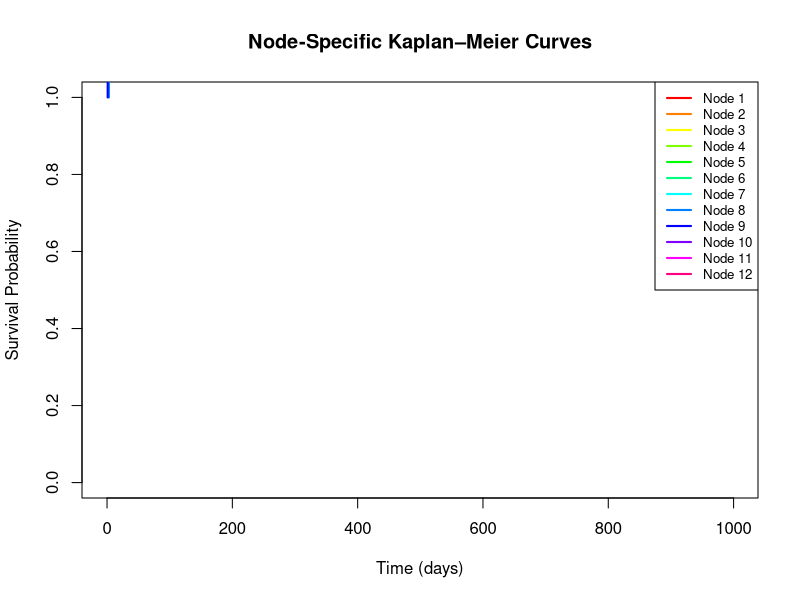

This figure's R source: (Note: this script raises an error after producing the figure.)
## ---- chunk 1
# ============================================================
# 1. Load Data 
# ============================================================
library(survival)
data(veteran, package = "survival")
df <- veteran[, c("time", "status", "trt", "celltype", "karno", "diagtime", "age", "prior")]

# Encode factors as integers but keep level info
celltype_levels <- levels(as.factor(df$celltype))
df$celltype <- as.integer(as.factor(df$celltype))  # 1=adeno, 2=squamous, 3=large, 4=smallcell
df$trt <- as.integer(df$trt) - 1                   # 0/1
df$prior <- as.integer(df$prior > 0)               # 0/1

# Store meta info for factor handling
factor_vars <- c("celltype")  # only celltype is truly categorical
numeric_vars <- setdiff(names(df), c("time", "status", factor_vars))
head(df)
## ---- chunk 2
# ============================================================
# 2. Helper: Log-Rank Score 
# ============================================================
logrank_score <- function(time, status, group) {
  if (length(unique(group)) < 2) return(-Inf)
  if (sum(group == 0) == 0 || sum(group == 1) == 0) return(-Inf)
  
  n <- length(time)
  ord <- order(time)
  time <- time[ord]
  status <- status[ord]
  group <- group[ord]
  
  observed_1 <- 0
  expected_1 <- 0
  
  i <- 1
  while (i <= n) {
    t <- time[i]
    idx <- which(time == t)
    d <- sum(status[idx])
    y <- length(idx)
    d1 <- sum(status[idx] * group[idx])
    y1 <- sum(group[idx])
    
    if (y > 1 && d > 0) {
      observed_1 <- observed_1 + d1
      expected_1 <- expected_1 + d * y1 / y
    }
    i <- i + length(idx)
  }
  return(abs(observed_1 - expected_1))
}
## ---- chunk 3
# ============================================================
# 3. Helper: Kaplan–Meier Estimator 
# ============================================================
kaplan_meier <- function(time, status) {
  if (length(time) == 0) return(list(time = numeric(0), survival = numeric(0)))
  
  ord <- order(time)
  time <- time[ord]
  status <- status[ord]
  
  event_times <- sort(unique(time[status == 1]))
  if (length(event_times) == 0) {
    return(list(time = c(0), survival = c(1)))
  }
  
  S <- 1
  km_time <- c(0)
  km_surv <- c(1)
  
  for (t in event_times) {
    d <- sum(status[time == t])
    y <- sum(time >= t)
    if (y > 0) {
      S <- S * (1 - d / y)
      km_time <- c(km_time, t)
      km_surv <- c(km_surv, S)
    }
  }
  return(list(time = km_time, survival = km_surv))
}
## ---- chunk 4
# ============================================================
# 4. Generate All Non-Redundant Factor Splits
# ============================================================
generate_factor_splits <- function(x) {
  levels_x <- sort(unique(x))
  k <- length(levels_x)
  if (k <= 1) return(list())
  
  first_level <- levels_x[1]
  other_levels <- levels_x[-1]
  
  splits <- list()
  for (r in seq_along(other_levels)) {
    combs <- combn(other_levels, r, simplify = FALSE)
    for (comb in combs) {
      left_levels <- c(first_level, comb)
      group <- as.integer(x %in% left_levels)
      splits <- append(splits, list(list(group = group)))  # list of lists
    }
  }
  return(splits)
}
## ---- chunk 5
# ============================================================
# 5.Tree Builder with Factor Support
# ============================================================
build_survival_tree <- function(data, 
                                factor_vars = character(),
                                min_node_size = 10, 
                                depth = 0, 
                                max_depth = 5) {
  n <- nrow(data)
  
  # Stopping criteria
  if (n < min_node_size || depth >= max_depth || sum(data$status) == 0) {
    return(list(
      type = "leaf",
      n = n,
      time = data$time,
      status = data$status,
      prediction = kaplan_meier(data$time, data$status)
    ))
  }
  
  best_score <- -Inf
  best_split <- NULL
  
  # -------------------------
  # Try numeric variables
  # -------------------------
  numeric_vars <- setdiff(names(data), c("time", "status", factor_vars))
  for (col in numeric_vars) {
    x <- data[[col]]
    if (length(unique(x)) < 2) next
    
    uniq_vals <- sort(unique(x))
    thresholds <- (uniq_vals[-1] + uniq_vals[-length(uniq_vals)]) / 2
    
    for (thr in thresholds) {
      group <- as.integer(x > thr)
      n0 <- sum(group == 0); n1 <- sum(group == 1)
      if (n0 < min_node_size || n1 < min_node_size) next
      
      score <- logrank_score(data$time, data$status, group)
      if (score > best_score) {
        best_score <- score
        best_split <- list(
          type = "numeric",
          variable = col,
          threshold = thr,
          group = group
        )
      }
    }
  }
  
  # -------------------------
  # Try factor variables
  # -------------------------
  for (col in factor_vars) {
    x <- data[[col]]
    if (length(unique(x)) < 2) next
    
    splits <- generate_factor_splits(x)
    for (split in splits) {
      group <- split$group
      n0 <- sum(group == 0); n1 <- sum(group == 1)
      if (n0 < min_node_size || n1 < min_node_size) next
      
      score <- logrank_score(data$time, data$status, group)
      if (score > best_score) {
        best_score <- score
        best_split <- list(
          type = "factor",
          variable = col,
          levels_left = sort(unique(x[group == 1])),
          group = group
        )
      }
    }
  }
  
  # If no split found
  if (is.null(best_split)) {
    return(list(
      type = "leaf",
      n = n,
      time = data$time,
      status = data$status,
      prediction = kaplan_meier(data$time, data$status)
    ))
  }
  
  # Recurse
  left_data <- data[best_split$group == 0, , drop = FALSE]
  right_data <- data[best_split$group == 1, , drop = FALSE]
  
  left_child <- build_survival_tree(left_data, factor_vars, min_node_size, depth + 1, max_depth)
  right_child <- build_survival_tree(right_data, factor_vars, min_node_size, depth + 1, max_depth)
  
  if (best_split$type == "numeric") {
    return(list(
      type = "internal",
      split_type = "numeric",
      variable = best_split$variable,
      threshold = best_split$threshold,
      left = left_child,
      right = right_child,
      n = n
    ))
  } else {
    return(list(
      type = "internal",
      split_type = "factor",
      variable = best_split$variable,
      levels_left = best_split$levels_left,
      left = left_child,
      right = right_child,
      n = n
    ))
  }
}
## ---- chunk 6
# ============================================================
# 6. Tree Prediction (assign to terminal nodes)
# ============================================================
assign_to_leaf <- function(node, newdata) {
  if (node$type == "leaf") {
    return(node)
  }
  
  var <- node$variable
  x <- newdata[[var]]
  
  if (node$split_type == "numeric") {
    if (x <= node$threshold) {
      return(assign_to_leaf(node$left, newdata))
    } else {
      return(assign_to_leaf(node$right, newdata))
    }
  } else { # factor
    if (x %in% node$levels_left) {
      return(assign_to_leaf(node$right, newdata))  # right = left group (group=1)
    } else {
      return(assign_to_leaf(node$left, newdata))
    }
  }
}

# Get leaf for each row
get_leaf_list <- function(tree, data) {
  leaves <- vector("list", nrow(data))
  for (i in 1:nrow(data)) {
    leaves[[i]] <- assign_to_leaf(tree, data[i, , drop = FALSE])
  }
  return(leaves)
}
## ---- chunk 7
# ============================================================
# 7. Concordance Index (C-index)
# ============================================================
concordance_index <- function(time, status, predicted_risk) {
  # predicted_risk: higher = higher risk (e.g., lower median survival)
  n <- length(time)
  concordant <- 0
  permissible <- 0
  
  for (i in 1:(n-1)) {
    for (j in (i+1):n) {
      # Only consider pairs where at least one had an event
      if (status[i] == 0 && status[j] == 0) next
      if (time[i] == time[j]) next  # skip ties in time
      
      # Define which subject died first
      if (time[i] < time[j] && status[i] == 1) {
        # i died before j; i should have higher risk
        permissible <- permissible + 1
        if (predicted_risk[i] > predicted_risk[j]) concordant <- concordant + 1
        if (predicted_risk[i] == predicted_risk[j]) concordant <- concordant + 0.5
      } else if (time[j] < time[i] && status[j] == 1) {
        # j died before i; j should have higher risk
        permissible <- permissible + 1
        if (predicted_risk[j] > predicted_risk[i]) concordant <- concordant + 1
        if (predicted_risk[j] == predicted_risk[i]) concordant <- concordant + 0.5
      }
    }
  }
  
  if (permissible == 0) return(NA)
  return(concordant / permissible)
}

# Helper: extract median survival from KM
km_median <- function(km_obj) {
  if (length(km_obj$survival) == 0 || max(km_obj$survival) < 0.5) return(Inf)
  if (min(km_obj$survival) >= 0.5) return(max(km_obj$time))
  # Linear interpolation
  idx <- which(km_obj$survival <= 0.5)[1]
  if (idx == 1) return(km_obj$time[1])
  t1 <- km_obj$time[idx - 1]; s1 <- km_obj$survival[idx - 1]
  t2 <- km_obj$time[idx];     s2 <- km_obj$survival[idx]
  med <- t1 + (0.5 - s1) * (t2 - t1) / (s2 - s1)
  return(med)
}
## ---- chunk 8
# ============================================================
# 8. K-fold Cross-Validation for Pruning
# ============================================================
cv_pruning <- function(data, factor_vars, k = 5, min_node_size = 5, max_depth = 5) {
  set.seed(42)
  n <- nrow(data)
  folds <- sample(rep(1:k, length.out = n))
  
  cp_candidates <- seq(0, max_depth, by = 1)  # depth as proxy for complexity
  cv_errors <- rep(0, length(cp_candidates))
  
  for (fold in 1:k) {
    cat("CV fold", fold, "\n")
    test_idx <- which(folds == fold)
    train_idx <- which(folds != fold)
    
    train_data <- data[train_idx, , drop = FALSE]
    test_data <- data[test_idx, , drop = FALSE]
    
    # Grow deep tree
    full_tree <- build_survival_tree(
      train_data, factor_vars, 
      min_node_size = min_node_size, 
      max_depth = max_depth
    )
    
    # Get all possible pruned trees by depth
    for (d in cp_candidates) {
      # For simplicity, we refit trees with max_depth = d
      pruned_tree <- build_survival_tree(
        train_data, factor_vars, 
        min_node_size = min_node_size, 
        max_depth = d
      )
      
      # Predict on test set
      test_leaves <- get_leaf_list(pruned_tree, test_data)
      medians <- sapply(test_leaves, function(leaf) km_median(leaf$prediction))
      risk <- 1 / (medians + 1e-6)  # higher risk = lower median
      
      # Compute C-index (higher = better), so error = 1 - C
      c_idx <- concordance_index(test_data$time, test_data$status, risk)
      if (!is.na(c_idx)) {
        cv_errors[which(cp_candidates == d)] <- cv_errors[which(cp_candidates == d)] + (1 - c_idx)
      }
    }
  }
  
  cv_errors <- cv_errors / k
  best_depth <- cp_candidates[which.min(cv_errors)]
  cat("Best max_depth:", best_depth, "with CV error:", min(cv_errors, na.rm = TRUE), "\n")
  
  return(best_depth)
}
## ---- chunk 9
# ============================================================
# 9. Fit Full Model with CV-Selected Depth
# ============================================================
# Run cross-validation to select depth
best_depth <- cv_pruning(df, factor_vars, k = 3, min_node_size = 5, max_depth = 4)

# Fit final tree
final_tree <- build_survival_tree(
  df, factor_vars, 
  min_node_size = 5, 
  max_depth = best_depth
)
## ---- chunk 10
# ============================================================
# 10. Evaluate C-index
# ============================================================
leaves_all <- get_leaf_list(final_tree, df)
medians_all <- sapply(leaves_all, function(leaf) km_median(leaf$prediction))
risk_score <- 1 / (medians_all + 1e-6)  # avoid Inf

c_index_final <- concordance_index(df$time, df$status, risk_score)
cat("Final C-index:", round(c_index_final, 3), "\n")
## ---- chunk 11
#| fig.width: 6
#| fig.height: 5
# ============================================================
# 11. Plot Node-Specific KM Curves
# ============================================================
# Extract unique leaves
leaf_signatures <- sapply(leaves_all, function(leaf) {
  paste(leaf$prediction$time, collapse = ",")
})
unique_leaves <- !duplicated(leaf_signatures)
unique_km_list <- leaves_all[unique_leaves]

# Plot
plot(1, type = "n", xlim = c(0, max(df$time)), ylim = c(0, 1),
     xlab = "Time (days)", ylab = "Survival Probability",
     main = "Node-Specific Kaplan–Meier Curves")

colors <- rainbow(length(unique_km_list))
for (i in seq_along(unique_km_list)) {
  km <- unique_km_list[[i]]
  lines(km$time, km$survival, col = colors[i], lwd = 2)
}

legend("topright", legend = paste("Node", 1:length(unique_km_list)),
       col = colors, lwd = 2, cex = 0.8)
## ---- chunk 12

# ============================================================
# 12. Print Tree Structure
# ============================================================
print_tree <- function(node, indent = "") {
  if (node$type == "leaf") {
    med <- km_median(node$prediction)
    cat(indent, "LEAF (n=", node$n, ", median=", round(med, 1), ")\n", sep = "")
  } else if (node$split_type == "numeric") {
    cat(indent, "IF ", node$variable, " <= ", round(node$threshold, 2), " (n=", node$n, ")\n", sep = "")
    cat(indent, "├─", sep = ""); print_tree(node$left, paste0(indent, "│ "))
    cat(indent, "└─", sep = ""); print_tree(node$right, paste0(indent, "  "))
  } else { # factor
    left_levels <- setdiff(sort(unique(df[[node$variable]])), node$levels_left)
    cat(indent, "IF ", node$variable, " in {", paste(left_levels, collapse = ","), "} (n=", node$n, ")\n", sep = "")
    cat(indent, "├─", sep = ""); print_tree(node$left, paste0(indent, "│ "))
    cat(indent, "└─", sep = ""); print_tree(node$right, paste0(indent, "  "))
  }
}

cat("\nFinal Pruned Tree:\n")
print_tree(final_tree)
## ---- chunk 13
packages <-c(
		 'tidyverse',
		 'survival',
		 'survminer',
		 'ggsurvfit',
		 'tidycmprsk',
		 'rpart',
		 'rpart.plot',
		 'party'
		 )

## ---- chunk 14
# Verify installation
cat("Installed packages:\n")
print(sapply(packages, requireNamespace, quietly = TRUE))
## ---- chunk 15
#| warning: false
#| error: false
# Load packages with suppressed messages
invisible(lapply(packages, function(pkg) {
  suppressPackageStartupMessages(library(pkg, character.only = TRUE))
}))
## ---- chunk 16
# Check loaded packages
cat("Successfully loaded packages:\n")
print(search()[grepl("package:", search())])
## ---- chunk 17
data(veteran)
head(veteran)
## ---- chunk 18
# Create Surv object: time ~ status (1=event, 0=censored)
surv_obj <- with(veteran, Surv(time, status))
## ---- chunk 19
# Fit Survival CART
tree_model <- rpart(
  Surv(time, status) ~ trt + celltype + karno + diagtime + age + prior,
  data = veteran,
  method = "exp",          # Explicitly specify survival method
  control = rpart.control(
    minsplit = 10,         # Minimum observations to attempt split
    minbucket = 5,         # Minimum obs in terminal node
    cp = 0.01              # Complexity parameter (higher = simpler tree)
  )
)
print(tree_model)
## ---- chunk 20
#| warning: false
#| fig.width: 8
#| fig.height: 6
# Plot the tree
rpart.plot(tree_model, 
           type = 4, 
           extra = 2, 
           under = TRUE,
           clip.right.labs = FALSE)
## ---- chunk 21
# Add node ID to data
veteran$node_id <- predict(tree_model)

# View distinct terminal nodes
terminal_nodes <- sort(unique(tree_model$where))
terminal_nodes
## ---- chunk 22
#| fig.width: 6.5
#| fig.height: 5.5
# Fit KM curves per node
km_fit <- survfit(Surv(time, status) ~ node_id, data = veteran)

# Plot
plot(km_fit, col = 1:length(terminal_nodes), 
     xlab = "Time (days)", ylab = "Survival Probability",
     main = "Survival by Terminal Node")
legend("topright", legend = paste("Node", terminal_nodes), 
       col = 1:length(terminal_nodes), lty = 1)
## ---- chunk 23
#| fig.width: 6.5
#| fig.height: 5.5
# Print cross-validated error vs. complexity parameter
printcp(tree_model)

# Plot CP table to choose optimal cp
plotcp(tree_model)
## ---- chunk 24
# Prune tree 
optimal_cp <- tree_model$cptable[which.min(tree_model$cptable[,"xerror"]),"CP"]
pruned_tree <- prune(tree_model, cp = optimal_cp)

## ---- chunk 25
rpart.plot(pruned_tree , 
           type = 4, 
           extra = 2, 
           under = TRUE,
           clip.right.labs = FALSE)
## ---- chunk 26
# Predict median survival time (or linear predictor)
pred <- predict(tree_model, type = "matrix")  # Returns survival matrix
# Extract median survival time per subject
# (Simplified: use -log(0.5) / hazard if exp, but better to use node mean)
# Alternative: use mean survival time in node as proxy
node_means <- aggregate(veteran$time, by = list(node = veteran$node_id), FUN = mean)
names(node_means) <- c("node_id", "mean_time")
veteran_pred <- merge(veteran, node_means, by = "node_id")
## ---- chunk 27
# Compute C-index using survival::concordance
c_index <- concordance(Surv(time, status) ~ mean_time, data = veteran_pred)
print(c_index)
## ---- chunk 28
# Example new patient
new_patient <- data.frame(
  trt = 1,
  celltype = "squamous",
  karno = 60,
  diagtime = 7,
  age = 69,
  prior = 0
)

# Predict node
pred_node <- predict(tree_model, newdata = new_patient, type = "vector")
cat("New patient assigned to node:", pred_node, "\n")

# To get survival curve: extract KM estimate from that node
# (In practice, you’d store node-level KM curves during training)
## ---- chunk 29
ctree_model <- ctree(
  Surv(time, status) ~ trt + celltype + karno + diagtime + age + prior,
  data = veteran
)

plot(ctree_model)
